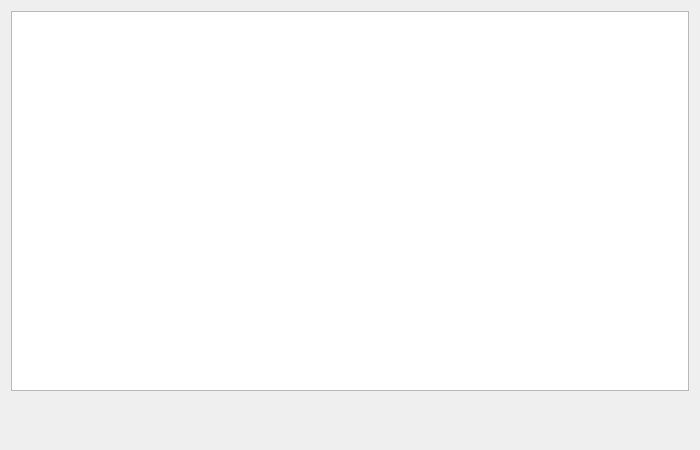
<?xml version="1.0" encoding="UTF-8"?>
<ui version="4.0">
 <class>TypesVariablesDialog</class>
 <widget class="QDialog" name="TypesVariablesDialog">
  <property name="geometry">
   <rect>
    <x>0</x>
    <y>0</y>
    <width>700</width>
    <height>450</height>
   </rect>
  </property>
  <property name="windowTitle">
   <string>TypesVariablesDialog</string>
  </property>
  <layout class="QVBoxLayout" name="verticalLayout" stretch="9,1">
   <item>
    <widget class="CutterTreeView" name="treeView"/>
   </item>
   <item>
    <widget class="ComboQuickFilterView" name="quickFilterView" native="true"/>
   </item>
  </layout>
 </widget>
 <customwidgets>
  <customwidget>
   <class>CutterTreeView</class>
   <extends>QTreeView</extends>
   <header>widgets/CutterTreeView.h</header>
   <container>1</container>
  </customwidget>
  <customwidget>
   <class>ComboQuickFilterView</class>
   <extends>QWidget</extends>
   <header>widgets/ComboQuickFilterView.h</header>
   <container>1</container>
  </customwidget>
 </customwidgets>
 <resources/>
 <connections/>
</ui>
